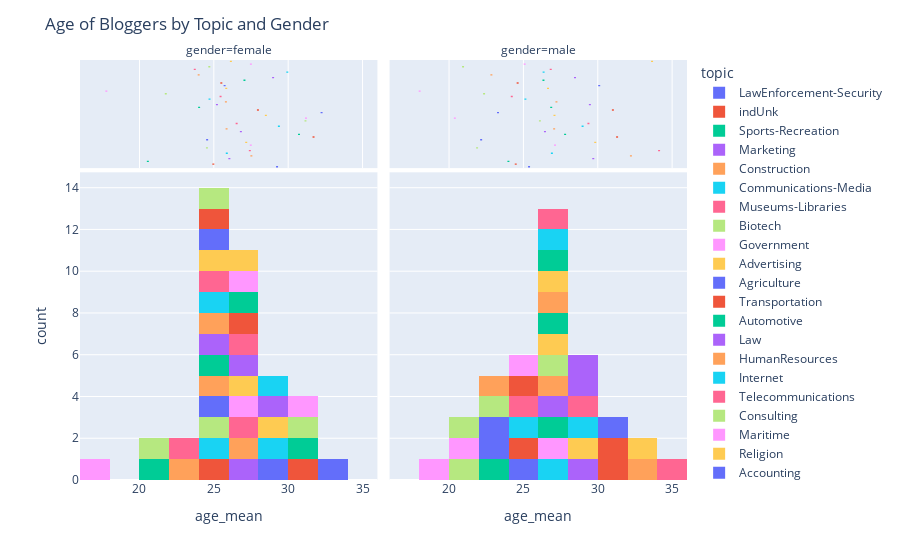

Notebook code cell kept with this figure:
### Code cell
sns.set(style="whitegrid")

plt.figure(figsize=(10, 6))
sns.stripplot(x='topic', y='age_mean', hue='gender', data=topic_gender.to_pandas_df(), jitter=True, dodge=True, palette='Set2')
plt.title('Age of Bloggers by Topic and Gender')
plt.show()

plt.figure(figsize=(10, 6))
sns.stripplot(x='topic', y='age_mean', hue='gender', data=topic_gender.to_pandas_df()[:10], jitter=True, dodge=True, palette='Set2')
plt.title('Age of Bloggers by Topic and Gender')
plt.show()


fig = px.histogram(topic_gender.to_pandas_df(), x='age_mean', color='topic', facet_col='gender', marginal='box', nbins=10)
fig.update_layout(title_text='Age of Bloggers by Topic and Gender')
fig.show()
